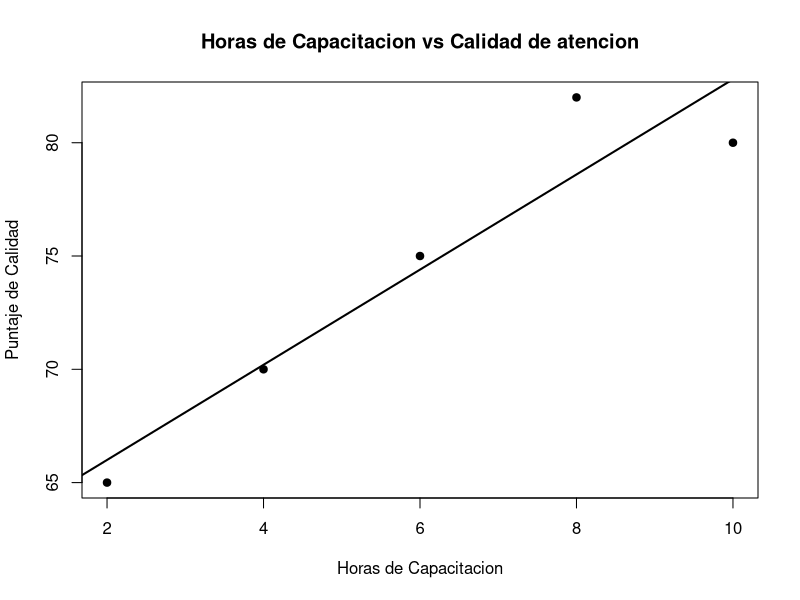

Recreate this plot in R.
## ---- chunk 1
x<-c(2,4,6,8,10)
y<-c(65,70,75,82,80)
## ---- chunk 2
modelo<-lm(y~x)
coef(modelo)
## ---- chunk 3
plot(x,y, main = "Horas de Capacitacion vs Calidad de atencion", xlab = "Horas de Capacitacion" ,
     ylab = "Puntaje de Calidad",pch=19)
abline(modelo,lwd=2)
